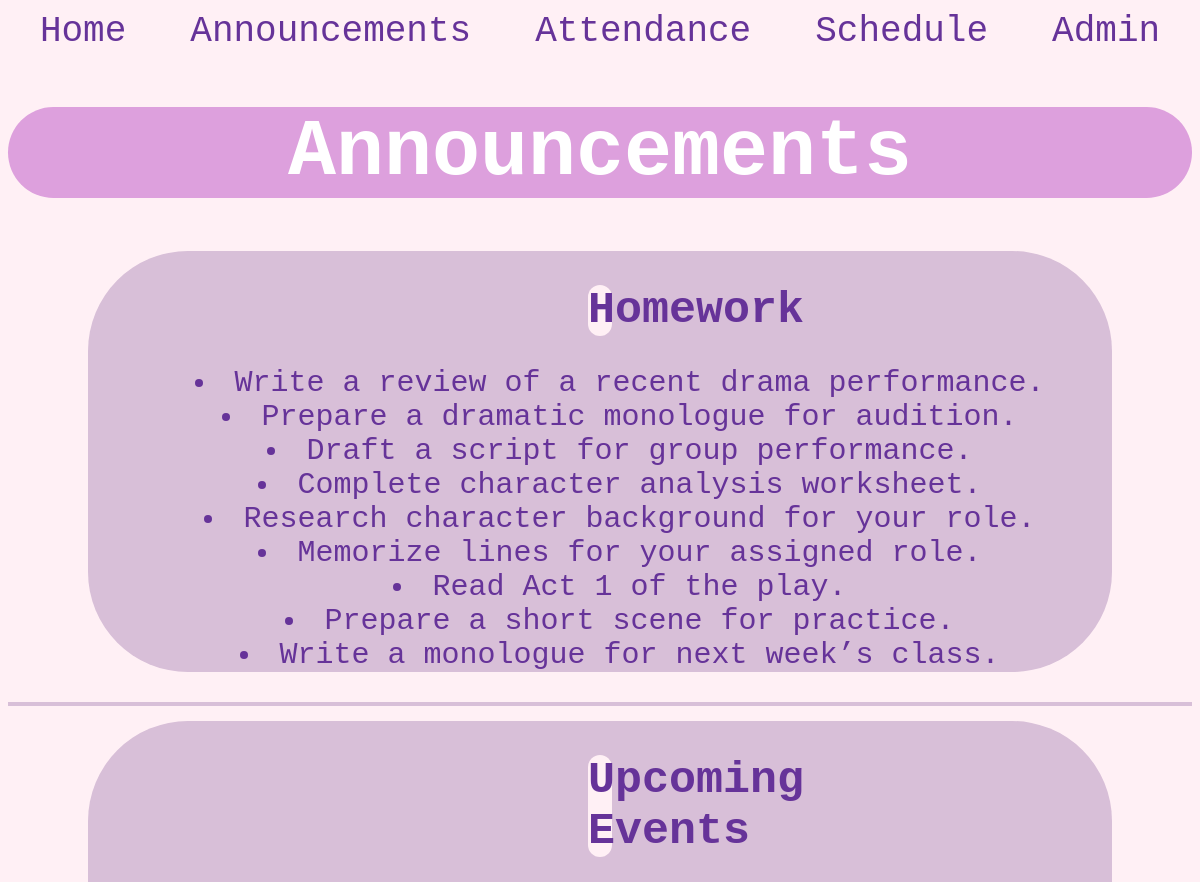
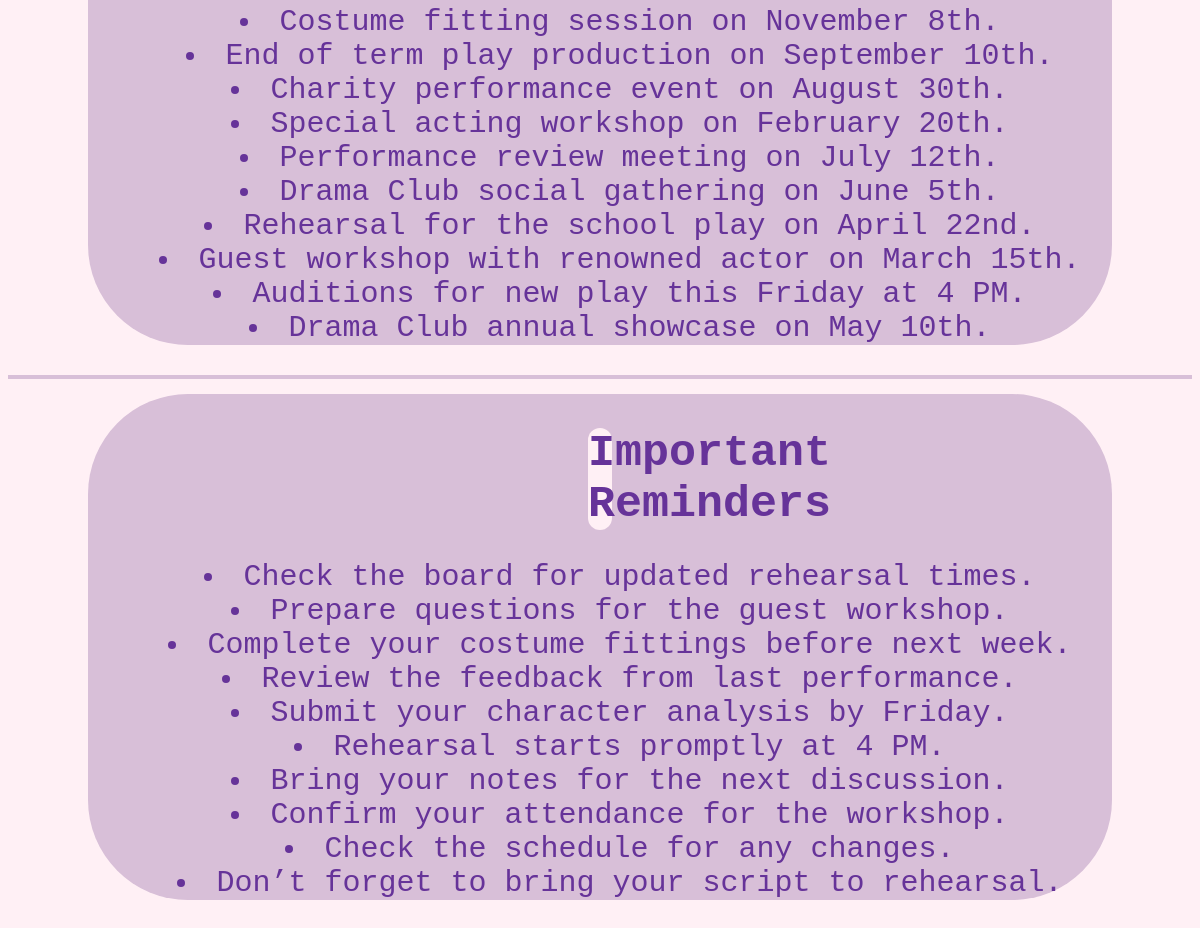
The page /announcements on the database its author committed (2 pictures, top to bottom).
### tables this page shows
CREATE TABLE `announcements` (
	`announcement_id`	INTEGER PRIMARY KEY AUTOINCREMENT,
	`type`	TEXT,
	`announcement`	TEXT
);

### main.py (the view)
@app.route("/announcements")
def announce():
    homeworks = opendb("SELECT announcement_id, announcement FROM announcements WHERE type = ?", ('homework',))
    events = opendb("SELECT announcement_id, announcement FROM announcements WHERE type = ?", ('event',))
    reminders = opendb("SELECT announcement_id, announcement FROM announcements WHERE type = ?", ('reminder',))
    return render_template("announce.html", homeworks=homeworks, events=events, reminders=reminders)

### main.py (called while the page is built)
def opendb(query, params=None):
    con = sqlite3.connect('activity_hub.db')
    cur = con.cursor()
    if params is None:
        cur.execute(query)
    else:
        cur.execute(query, params)
    res = cur.fetchall()
    con.close()
    return res

### templates/announce.html (shortened to what this page needs)
<!DOCTYPE HTML>
<html>
<head>
	<link rel="stylesheet" href="{{ url_for('static', filename='style.css') }}">
</head>
<body>
	<a href="{{ url_for('home') }}" style="text-decoration: none;">Home</a>
	<a href="{{ url_for('announce') }}" style="text-decoration: none;">Announcements</a>
	<a href="{{ url_for('attendance') }}" style="text-decoration: none;">Attendance</a>
	<a href="{{ url_for('schedule') }}" style="text-decoration: none;">Schedule</a>
	<a href="{{ url_for('admin') }}" style="text-decoration: none;">Admin</a>
	<h1>Announcements</h1>
<div class="announce">
	<div class="homework"><br>
		<h2>Homework</h2>
		<ul>
			{% if not homeworks %}
			<li>No homework!</li>
			{% else %}
			{% for homework in homeworks[::-1] %}
			<li>{{ homework[1] }}</li>
			{% endfor %}
			{% endif %}
		</ul>
	</div><hr>
	<div class="upcoming_events"><br>
		<h2>Upcoming Events</h2>
		<ul>
			{% if not events %}
			<li>No upcoming events!</li>
			{% else %}
			{% for event in events[::-1] %}
			<li>{{ event[1] }}</li>
			{% endfor %}
			{% endif %}
		</ul>
	</div><hr>
	<div class="imp_remind"><br>
		<h2>Important Reminders</h2>
		<ul>
			{% if not reminders %}
			<li>No important reminders!</li>
			{% else %}
			{% for reminder in reminders[::-1] %}
			<li>{{ reminder[1] }}</li>
			{% endfor %}
			{% endif %}
		</ul>
	</div>
</div>
</body>
</html>

### static/style.css (style rules this page uses)
body { font-family: Courier New; background-color: lavenderblush; text-align: center; font-size: 40px; color: rebeccapurple; }
h1 { border: none; border-radius: 50px; background-color: plum; color: white; }
h2 { border: none; border-radius: 50px; background-color: thistle; color: white; margin: 0 340px; }
.announce h2 { border: none; border-radius: 50px; background-color: lavenderblush; color: rebeccapurple; margin: 0 500px; }
.announce { color: rebeccapurple; font-size: 30px; list-style-position: inside; }
.homework, .upcoming_events, .imp_remind { border: none; border-radius: 100px; background-color: thistle; margin: 0 80px; }
hr { border: none; height: 4px; background-color: thistle; width: 100%; }
a { font-size: 36px; color: rebeccapurple; margin-left: 20px; margin-right: 20px; }

### rows shown on the page
announcements: announcement "Write a review of a recent drama performance."
announcements: announcement "Prepare a dramatic monologue for audition."
announcements: announcement "Draft a script for group performance."
announcements: announcement "Complete character analysis worksheet."
announcements: announcement "Research character background for your role."
announcements: announcement "Memorize lines for your assigned role."
announcements: announcement "Read Act 1 of the play."
announcements: announcement "Prepare a short scene for practice."
announcements: announcement "Write a monologue for next week’s class."
announcements: announcement "Costume fitting session on November 8th."
announcements: announcement "End of term play production on September 10th."
announcements: announcement "Charity performance event on August 30th."
announcements: announcement "Special acting workshop on February 20th."
announcements: announcement "Performance review meeting on July 12th."
announcements: announcement "Drama Club social gathering on June 5th."
announcements: announcement "Rehearsal for the school play on April 22nd."
announcements: announcement "Guest workshop with renowned actor on March 15th."
announcements: announcement "Auditions for new play this Friday at 4 PM."
announcements: announcement "Drama Club annual showcase on May 10th."
announcements: announcement "Check the board for updated rehearsal times."
announcements: announcement "Prepare questions for the guest workshop."
announcements: announcement "Complete your costume fittings before next week."
announcements: announcement "Review the feedback from last performance."
announcements: announcement "Submit your character analysis by Friday."
announcements: announcement "Rehearsal starts promptly at 4 PM."
announcements: announcement "Bring your notes for the next discussion."
announcements: announcement "Confirm your attendance for the workshop."
announcements: announcement "Check the schedule for any changes."
announcements: announcement "Don’t forget to bring your script to rehearsal."
